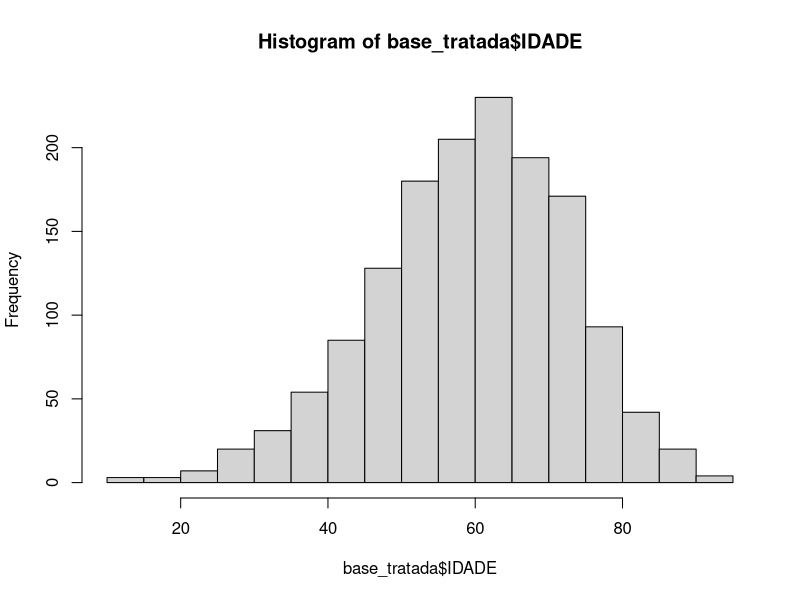
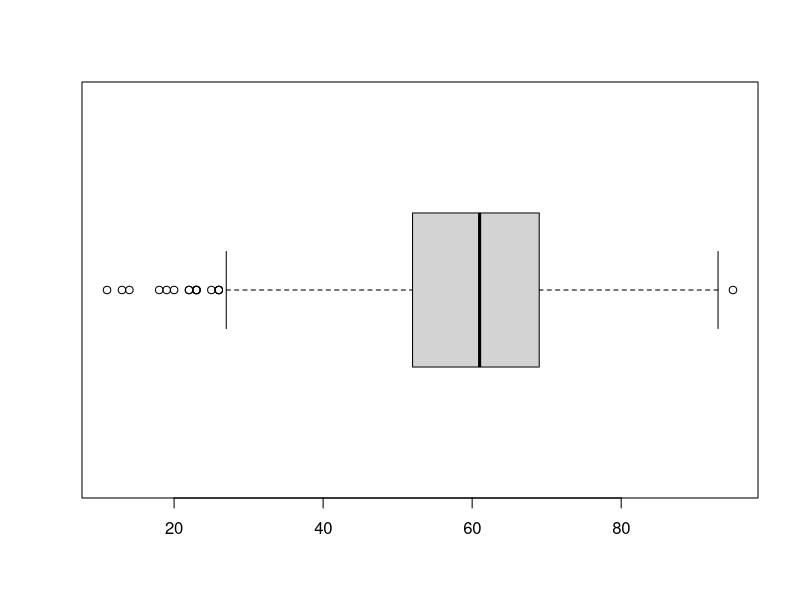
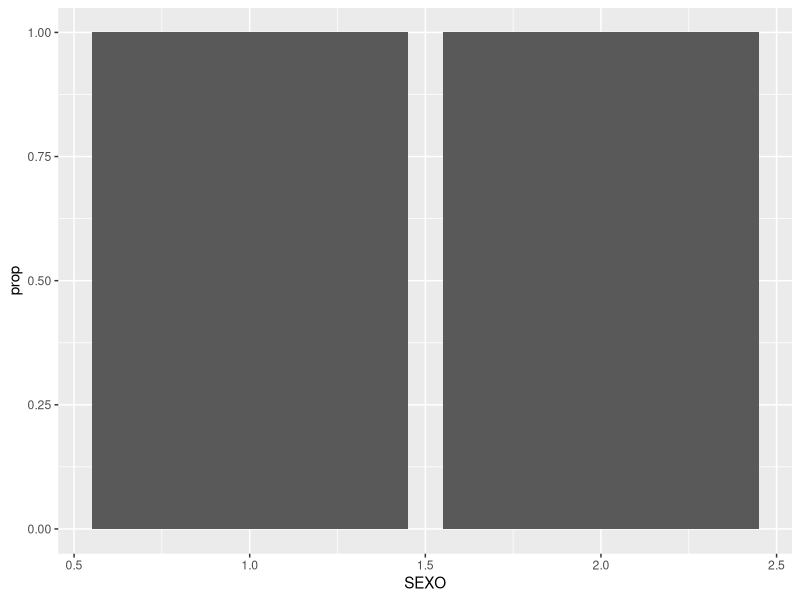

Recreate these plots in R, in order.
# Análises Descritivas 
# Vitória Sesana


# pacotes -----------------------------------------------------------------

library(dplyr) # manipulação
library(ggplot2) # gráficos
library(lubridate) # variáveis temporais

# leitura e tratamento ----------------------------------------------------

base <- read.csv("bases/dados_intestino.csv")

base_tratada <- base %>% 
  mutate(
    # calculo do tempo observado em meses
    DATA_ULTIMA_INFO = as_date(DATA_ULTIMA_INFO),
    data_diag = as_date(data_diag),
    tempo_total = interval(ymd(data_diag),ymd(DATA_ULTIMA_INFO)),
    tempo_total = as.period(tempo_total, unit = "months"),
    tempo_meses = month(tempo_total),
    
    # criação das variáveis indicadoras de evento e censura
    id_evento = case_when(
      ULTINFO == 3 | ULTINFO == 4 ~ 1,
      .default = 0
    ), 
    id_censura = case_when(
      ULTINFO == 1 | ULTINFO == 2 ~ 1,
     .default = 0
    ), 
  )

# descritiva --------------------------------------------------------------

# IDADE
hist(base_tratada$IDADE) # boxplot talvez
boxplot(base_tratada$IDADE, horizontal = TRUE)


# SEXO
base_tratada %>% 
  group_by(SEXO) %>% 
  summarise(qntd = n()) %>% 
  mutate(prop = qntd/sum(qntd)) %>% 
  ggplot(aes(SEXO, prop)) +
  geom_col(position = "fill")

# ESCOLARIDADE
base_tratada %>% 
  group_by(ESCOLARI) %>% 
  summarise(qntd = n()) %>% 
  mutate(prop = qntd/sum(qntd))

# CATEATED (Categoria de atendimento ao diagnóstico)
base_tratada %>% 
  group_by(CATEATEND) %>% 
  summarise(qntd = n()) %>% 
  mutate(prop = qntd/sum(qntd))

# ECGRUP (Grupo do estadiamento clínico)
base_tratada %>% 
  group_by(ECGRUP) %>% 
  summarise(qntd = n()) %>% 
  mutate(prop = qntd/sum(qntd))

# TOPOGRUP (Grupo da topografia)
base_tratada %>% 
  group_by(TOPOGRUP) %>% 
  summarise(qntd = n()) %>% 
  mutate(prop = qntd/sum(qntd))

# DESCTOPO (Descrição da topografia)
base_tratada %>% 
  group_by(DESCTOPO) %>% 
  summarise(qntd = n()) %>% 
  mutate(prop = qntd/sum(qntd))
